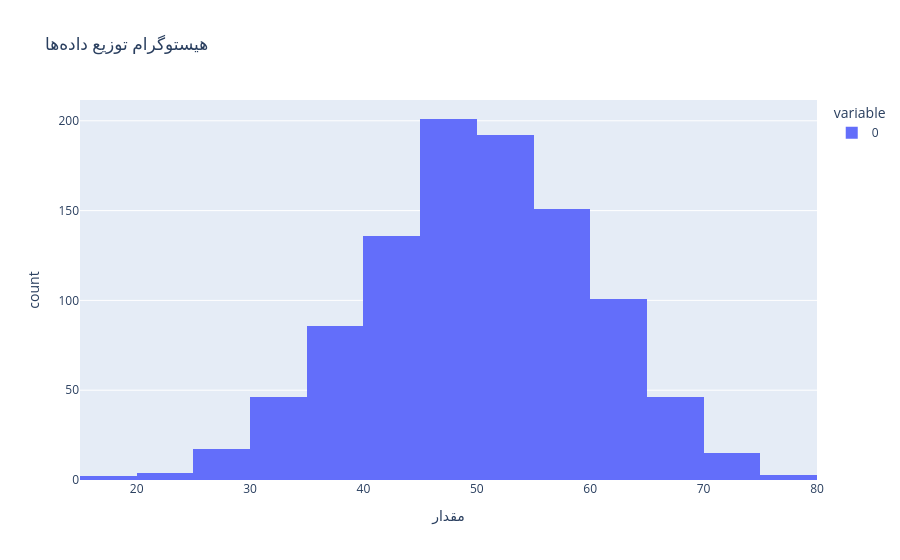

The cell this chart's notebook holds for it:
### Code cell
import numpy as np

# داده نمونه
data = np.random.normal(loc=50, scale=10, size=1000)  # تولید داده نرمال


fig = px.histogram(data, nbins=20, title='هیستوگرام توزیع دادهها', labels={'value': 'مقدار', 'count': 'تعداد'}) # رسم هیستوگرام
fig.show()

### Figure 1 — Plotly figure (JSON) as saved in the notebook; plotly's stock layout.template omitted (floating-point values rounded to 4 significant figures; data arrays with more than 128 entries replaced by an {"elided": "..."} marker saying what was removed)
{"data": [{"alignmentgroup": "True", "bingroup": "x", "hovertemplate": "variable=0<br>مقدار=%{x}<br>count=%{y}<extra></extra>", "legendgroup": "0", "marker": {"color": "#636efa", "pattern": {"shape": ""}}, "name": "0", "nbinsx": 20, "offsetgroup": "0", "orientation": "v", "showlegend": true, "type": "histogram", "x": {"elided": "1000 float values"}, "xaxis": "x", "yaxis": "y"}], "layout": {"barmode": "relative", "legend": {"title": {"text": "variable"}, "tracegroupgap": 0}, "title": {"text": "هیستوگرام توزیع دادهها"}, "xaxis": {"anchor": "y", "domain": [0, 1], "title": {"text": "مقدار"}}, "yaxis": {"anchor": "x", "domain": [0, 1], "title": {"text": "count"}}}}
